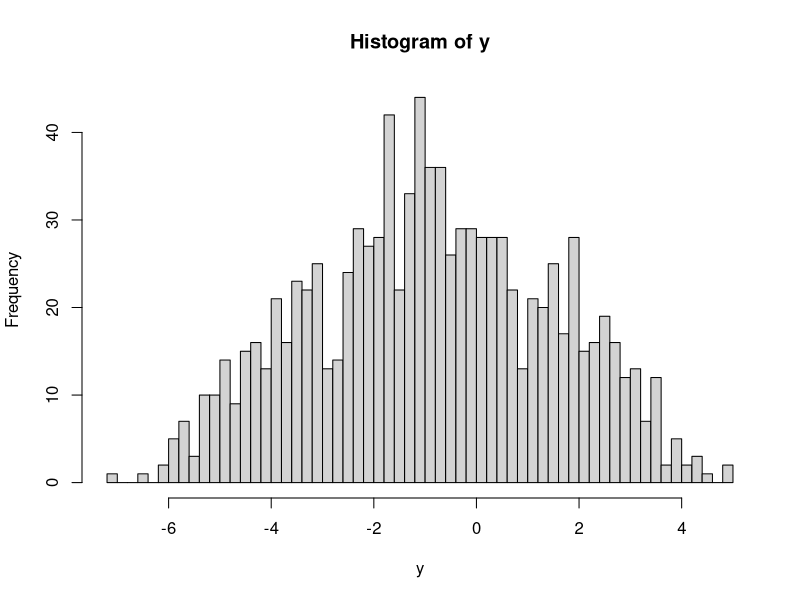
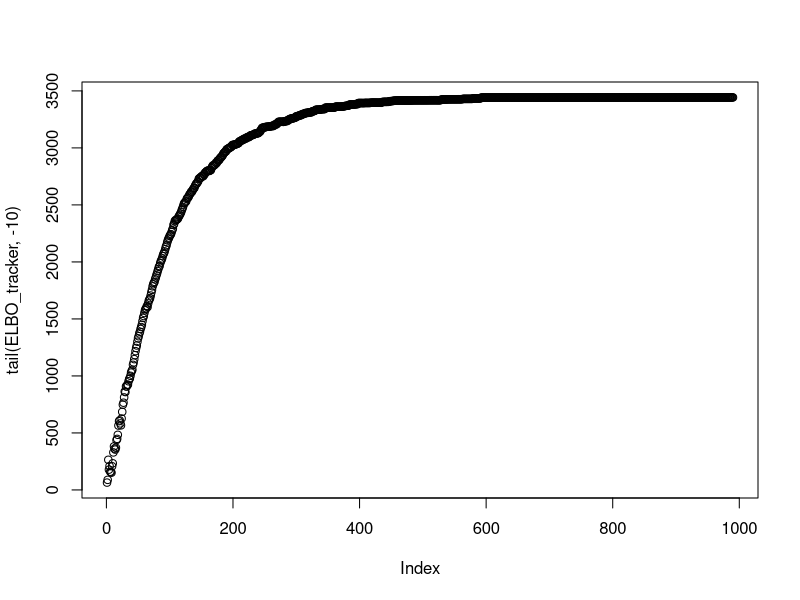
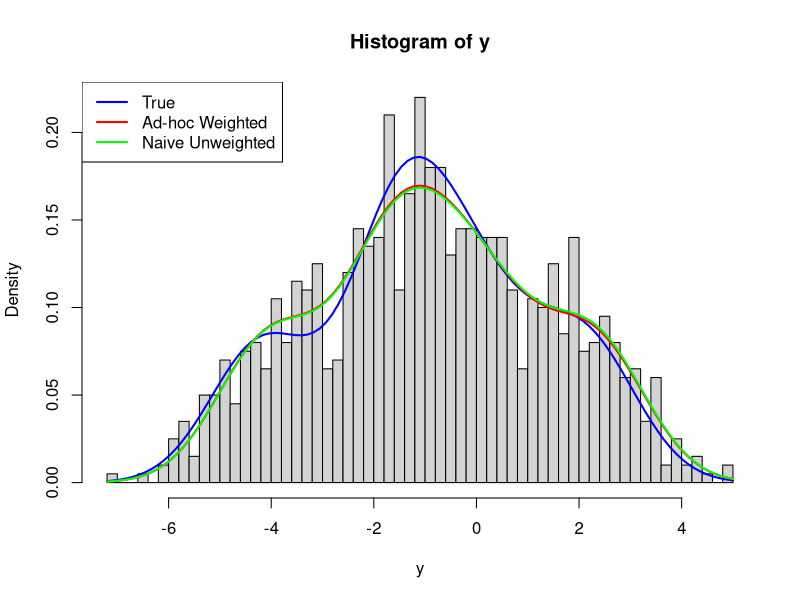

Reproduce these figures in R, in order.
# Fitting a discrete Gaussian mixture model by variational Bayes
# SVI, adapted from James's code.

# utility for equal-variance Gaussian mixture
dnormix = function(x, mu, w) {
	K = length(mu)
	out = rep(0, length(x))
	for(j in 1:K) {
		out = out + w[j]*dnorm(x, mu[j], 1)
	}
	out
}

# constructs a matrix by repeating a vector x over n rows
# like repmat in Matlab
rep_rows = function(x, n) {
	t(matrix(rep(x, n), ncol=n))
}

# hyperpars and sample size
K = 5
tau = 3
N = 1000
minibatch=10

# Mixture model parameters
p_true = rep(1/K, K)
mu_true = rnorm(K, 0, 3)
c_true = sample(K, size=N, replace=TRUE, prob=p_true)
y = rnorm(N, mu_true[c_true], 1)

hist(y, 50)


# initialize variational parameters
m_hat = rnorm(K, 0, 1)
s2_hat = rgamma(K, 2, 2)
full_phi = matrix(1/K,nrow=N, ncol=K)

max_steps = 1000
rel_tol = 1e-9
ELBO_tracker = rep(NA, max_steps)

converged = FALSE
step_counter = 1
old_ELBO = -1e100

# step size parameters
forget = .75
delay = 2.0

while({!converged} & {step_counter <= max_steps}) {
	idx = sample.int(N,size=minibatch)
  
	# update variational distribution for cluster indicators
	if(minibatch >1){
	  psi_hat = outer(y[idx],m_hat) - (0.5* rep_rows( s2_hat + m_hat^2,minibatch))
	  epsi_hat = exp(psi_hat)
	  phi_hat = epsi_hat/rowSums(epsi_hat)
	} else {
	  psi_hat = (y[idx]*m_hat) - (0.5*( s2_hat + m_hat^2))
	
	  epsi_hat = exp(psi_hat)
	  phi_hat = epsi_hat/sum(epsi_hat)
	}
	
	full_phi[idx,] = phi_hat
	weight = (step_counter	+ delay)^(-1.*forget)

	# Update variational distribution for mixture components
	natural_mu = (m_hat/s2_hat)
	natural_s2 = (-.5 / s2_hat)

	if (minibatch > 1){
	  phi_sum = colSums(phi_hat)/minibatch
	} else{
	  phi_sum = phi_hat
	}

	s2_intermediate = -.5*((tau^(-2)) + (N * phi_sum))
	s2_hat = ((1-weight)*natural_s2) + (weight*s2_intermediate)

	# reparamaterize s2_k
	s2_hat = -.5 / s2_hat

	if (minibatch > 1){
	  phi_prod = drop(crossprod(phi_hat, y[idx])) / minibatch
	}	else{
	  phi_prod = drop(phi_hat* y[idx])
	}

	m_hat_intermediate = N * phi_prod
  m_hat = ((1-weight)*natural_mu) + (weight*m_hat_intermediate)
  #m_hat = ((1-weight)*natural_mu) + (weight*m_hat_intermediate)

  # reparamaterize m_k
  m_hat = drop(m_hat*s2_hat)
  
	# Check ELBO (up to constant terms)
	E1 = {-1/(2*tau^2)}*sum(s2_hat + m_hat^2)
	#psi_hat = outer(y, m_hat) - (.5 /  ((tau^(-2) +1) )*rep_rows( s2_hat + m_hat^2, N))
	psi_hat = outer(y, m_hat) - 0.5*rep_rows(s2_hat + m_hat^2, N)
	E3 = sum(full_phi*psi_hat)
	E4 = sum(full_phi*log(full_phi))
	new_ELBO = E1 + E3 - E4
	ELBO_tracker[step_counter] = new_ELBO
	
	# check convergence
	delta = abs(new_ELBO - old_ELBO)
	converged = delta/(abs(old_ELBO) + rel_tol) < rel_tol
	if(!converged) {
		old_ELBO = new_ELBO
		step_counter = step_counter + 1
	}
}
ELBO_tracker = na.omit(ELBO_tracker)
converged; step_counter

plot(tail(ELBO_tracker, -10))

sort(m_hat)
sort(mu_true)

# Note: defining the predictive distribution is tricky.
# I'll cheat by calculating an average of the mixture indicators
# and use these as weights in a "posterior" mixture model
w_hat = colMeans(full_phi)

hist(y, 50, prob=TRUE)
curve(dnormix(x, mu_true, rep(1/K, K)), col='blue', lwd=2, add=TRUE)
curve(dnormix(x, m_hat, w_hat), col='red', lwd=2, add=TRUE)

# the naive unweighted predictive density
# won't work well if we get "collapsing" of mixture components
# in the variational approximation
curve(dnormix(x, m_hat, rep(1/K, K)), col='green', lwd=2, add=TRUE)
legend('topleft', lwd=2, col=c('blue', 'red', 'green'),
	legend=c("True", "Ad-hoc Weighted", "Naive Unweighted"))
	